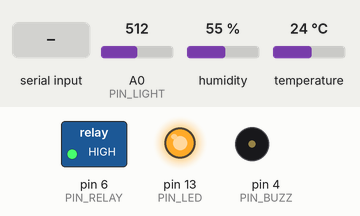
The sketch below on a simulated Arduino Uno, built with avr-gcc and run on an emulated ATmega328P. Shown: switched loads named in the sketch (green lamp = pin HIGH), output pins drawn as LEDs (lit = HIGH), buzzer (waves = sounding, pin HIGH). Dashed ring = blinking. The inputs (shaded band) are chosen by the test bench; at power-on: temperature 24 °C, A0 (PIN_LIGHT) = 512, humidity 55 %. The modem accepts every AT command (registered, SIM ready, sends succeed) and sends nothing else; what the sketch prints to the serial monitor is not drawn.

Above: at 1.2 s.
1.3 s: temperature set to 28 °C
5.5 s: temperature set to 31 °C
At 7.2 s:
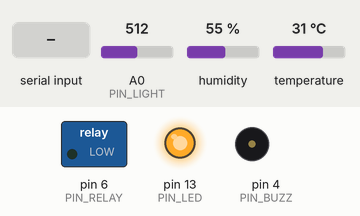
7.5 s: temperature set to 34 °C
11.5 s: temperature set to 37 °C
At 16.2 s:
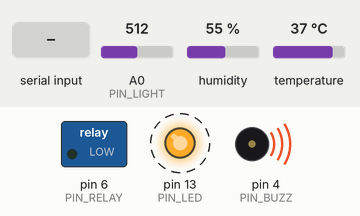
17.9 s: "0" received over Serial
At 19.4 s:
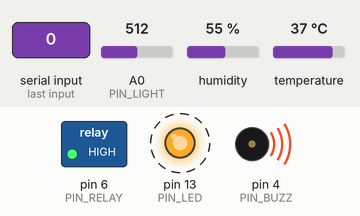
21.4 s: "FAIL" received over Serial
At 23.4 s:
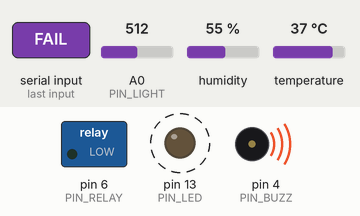
Timing chart, 0 to 25.9 s (numbered marks = the images above; inputs shaded):
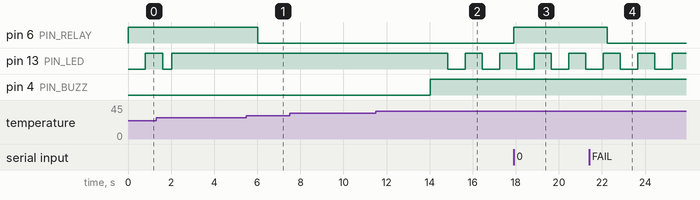

The sketch:

IoT_Super.ino
```cpp
/* =====================================================================
 * 创乐博 CLB · Arduino UNO R3 IOT SUPER
 * 物联网最小系统：温湿度 + 光照上云 / 超温自动散热 / 本地声光报警
 * ---------------------------------------------------------------------
 * 接线：D7 DHT11 | A0 光敏AO | D6 继电器 | D4 蜂鸣器
 *       D2←ESP TXD | D3→ESP RXD | D13 板载状态灯 | 全部共地
 * 平台：ThingSpeak（HTTP 80 端口，免 HTTPS；免费版间隔 ≥15s）
 * 依赖：DHT sensor library (Adafruit) + Adafruit Unified Sensor
 * 指令：1 继电器吸合 / 0 断开 / a 恢复自动 / m 静音切换
 * 注意：上传走 D0/D1，与软串口 D2/D3 互不干扰，烧录无需拔线
 * ===================================================================== */

#include <SoftwareSerial.h>
#include <DHT.h>

/* ---------------- 1. 引脚 ---------------- */
#define PIN_DHT    7      // DHT11 数据
#define PIN_RELAY  6      // 继电器 IN（低电平吸合；若为高电平触发，互换 LOW/HIGH）
#define PIN_BUZZ   4      // 有源蜂鸣器 IN（高电平响）
#define PIN_LIGHT  A0     // 光敏模块 AO
#define PIN_LED    13     // 板载 LED，状态指示
#define ESP_RX     2      // UNO 收 ← ESP 的 TXD
#define ESP_TX     3      // UNO 发 → ESP 的 RXD

/* ---------------- 2. 必须修改：网络与平台 ---------------- */
const char* WIFI_SSID = "你的WiFi名称";          // 仅 2.4GHz，不支持 5G
const char* WIFI_PASS = "你的WiFi密码";
const char* TS_KEY    = "你的ThingSpeak写APIKey";  // Write API Key，不是 Read

/* ---------------- 3. 周期与阈值 ---------------- */
#define ESP_BAUD 9600                  // 需先用 AT+UART_DEF=9600,8,1,0,0 改速
const unsigned long READ_MS    = 2000;   // 采样周期（DHT11 ≥1s，留余量）
const unsigned long UPLOAD_MS  = 20000;  // 上传周期（ThingSpeak 下限 15s）
const unsigned long WIFI_RETRY = 15000;  // 断网重试间隔
const float FAN_ON  = 30.0;              // ≥30℃ 开风扇（继电器吸合）
const float FAN_OFF = 28.0;              // ≤28℃ 关风扇（2℃ 回差防抖）
const float ALARM_T = 35.0;              // ≥35℃ 蜂鸣器长鸣

SoftwareSerial esp(ESP_RX, ESP_TX);
DHT dht(PIN_DHT, DHT11);

float temp = NAN, humi = NAN;            // 最近一次有效读数
int   lightPct = 0;                      // 亮度 0~100（近似）
bool  fanOn = false, manual = false, muted = false, online = false;
unsigned long tRead = 0, tUp = 0, tRetry = 0;

/* ---------------- 4. ESP-01 AT 指令底层 ---------------- */

// 在 timeout 毫秒内等待应答出现 expect；出现 ERROR/FAIL 立即失败
bool atWait(const char* expect, unsigned int timeout = 2000) {
  String buf;
  unsigned long t0 = millis();
  while (millis() - t0 < timeout) {
    while (esp.available()) {
      buf += (char)esp.read();
      if (buf.indexOf(expect) >= 0) return true;              // 命中期望关键字
      if (buf.indexOf("ERROR") >= 0 || buf.indexOf("FAIL") >= 0) {
        Serial.print(F("[ESP] ")); Serial.println(buf);       // 打印原始应答便于排障
        return false;
      }
      if (buf.length() > 300) buf.remove(0, 150);             // 防长响应吃满 2KB SRAM
    }
  }
  Serial.print(F("[ESP] 超时: ")); Serial.println(expect);
  return false;
}

// 清残留 → 发一条 AT 指令 → 等应答
bool atCmd(const String& cmd, const char* expect, unsigned int timeout = 2000) {
  while (esp.available()) esp.read();   // 丢掉上一轮残留，避免误匹配
  esp.println(cmd);
  return atWait(expect, timeout);
}

// 联网：心跳 → 关回显 → STA 模式 → 单连接 → 连路由器
bool wifiJoin() {
  if (!atCmd("AT", "OK", 1500)) return false;   // 模块活着吗
  atCmd("ATE0", "OK");                          // 关回显，应答更干净
  atCmd("AT+CWMODE=1", "OK");                   // 1 = STA 客户端
  atCmd("AT+CIPMUX=0", "OK");                   // 0 = 单连接
  String c = String("AT+CWJAP=\"") + WIFI_SSID + "\",\"" + WIFI_PASS + "\"";
  return atCmd(c, "OK", 20000);                 // 联网最长等 20s
}

// 上传一帧数据到 ThingSpeak（4 个字段）
bool upload() {
  String req = String("GET /update?api_key=") + TS_KEY;
  req += "&field1=" + String(temp, 1);            // 温度，1 位小数
  req += "&field2=" + String(humi, 1);            // 湿度
  req += "&field3=" + String(lightPct);           // 光照
  req += "&field4=" + String(fanOn ? 1 : 0);      // 风扇状态
  req += " HTTP/1.1\r\nHost: api.thingspeak.com\r\nConnection: close\r\n\r\n";

  if (!atCmd("AT+CIPSTART=\"TCP\",\"api.thingspeak.com\",80", "OK", 8000))
    return false;                                  // 建 TCP 连接
  if (!atCmd("AT+CIPSEND=" + String(req.length()), ">", 3000))
    return false;                                  // 声明字节数，等 '>' 提示
  esp.print(req);                                  // 发 HTTP 请求
  if (!atWait("SEND OK", 8000)) return false;      // 发送完成
  atCmd("AT+CIPCLOSE", "OK", 3000);                // 收尾（服务器可能已断开，忽略返回值）
  return true;
}

/* ---------------- 5. 采集与本地控制 ---------------- */

// 读 DHT11 + 光敏；DHT11 读失败时保留上次有效值
void readSensors() {
  float h = dht.readHumidity();
  float t = dht.readTemperature();
  if (!isnan(h) && !isnan(t)) { humi = h; temp = t; }

  int raw = analogRead(PIN_LIGHT);
  lightPct = map(raw, 0, 1023, 0, 100);   // 若你的模块方向相反，改为 100 - map(...)

  Serial.print(F("T="));   Serial.print(temp, 1);  Serial.print(F("C  "));
  Serial.print(F("H="));   Serial.print(humi, 0);  Serial.print(F("%  "));
  Serial.print(F("L="));   Serial.print(lightPct); Serial.print(F("%  "));
  Serial.print(F("风扇=")); Serial.println(fanOn ? F("ON") : F("OFF"));
}

// 回差控制：≥FAN_ON 吸合，≤FAN_OFF 释放，中间保持
void fanTask() {
  if (manual || isnan(temp)) return;               // 手动模式不干预
  if (!fanOn && temp >= FAN_ON)  fanOn = true;
  if ( fanOn && temp <= FAN_OFF) fanOn = false;
  digitalWrite(PIN_RELAY, fanOn ? LOW : HIGH);     // 低电平吸合
}

// 超过报警温度且未静音时蜂鸣
void buzzTask() {
  digitalWrite(PIN_BUZZ, (!muted && temp > ALARM_T) ? HIGH : LOW);
}

// 状态灯：在线常亮 / 离线快闪 / 报警慢闪
void ledTask() {
  static unsigned long t = 0;
  static bool phase = false;
  if (online && temp <= ALARM_T) { digitalWrite(PIN_LED, HIGH); return; }
  unsigned long gap = online ? 800 : 150;
  if (millis() - t >= gap) { t = millis(); phase = !phase; digitalWrite(PIN_LED, phase); }
}

// 串口指令：1 开 / 0 关 / a 自动 / m 静音
void serialTask() {
  if (!Serial.available()) return;
  switch (Serial.read()) {
    case '1': manual = true; fanOn = true;  digitalWrite(PIN_RELAY, LOW);
              Serial.println(F("[手动] 继电器 ON"));  break;
    case '0': manual = true; fanOn = false; digitalWrite(PIN_RELAY, HIGH);
              Serial.println(F("[手动] 继电器 OFF")); break;
    case 'a': case 'A': manual = false;
              Serial.println(F("[自动] 回差控制已恢复")); break;
    case 'm': case 'M': muted = !muted;
              Serial.println(muted ? F("[静音] 开") : F("[静音] 关")); break;
  }
}

/* ---------------- 6. 初始化与主循环 ---------------- */

void setup() {
  Serial.begin(115200);
  pinMode(PIN_LED, OUTPUT);
  pinMode(PIN_RELAY, OUTPUT); digitalWrite(PIN_RELAY, HIGH);  // 上电默认断开
  pinMode(PIN_BUZZ, OUTPUT);  digitalWrite(PIN_BUZZ, LOW);
  dht.begin();
  esp.begin(ESP_BAUD);

  tRetry = millis() - WIFI_RETRY;   // 无符号回绕，使第一轮立即尝试联网
  Serial.println(F("== 创乐博 UNO R3 IOT SUPER · 物联网最小系统 =="));
  Serial.println(F("指令: 1开 0关 a自动 m静音"));
}

void loop() {
  ledTask();
  serialTask();
  buzzTask();

  if (millis() - tRead >= READ_MS) {   // 定时采样 + 自动控制
    tRead = millis();
    readSensors();
    fanTask();
  }

  if (!online) {                        // 断网：按间隔重连
    if (millis() - tRetry >= WIFI_RETRY) {
      tRetry = millis();
      Serial.println(F("[WiFi] 连接中…"));
      online = wifiJoin();
      Serial.println(online ? F("[WiFi] 成功") : F("[WiFi] 失败，稍后重试"));
    }
  } else if (millis() - tUp >= UPLOAD_MS) {   // 在线：定时上云
    tUp = millis();
    if (isnan(temp)) {
      Serial.println(F("[上云] 温湿度无效，本轮跳过"));
    } else if (upload()) {
      Serial.print(F("[上云] OK  T=")); Serial.println(temp, 1);
    } else {
      Serial.println(F("[上云] 失败，转入重连"));
      online = false;                 // 下次循环重新走联网流程
    }
  }

  delay(5);                           // 让出时间给软串口收数据
}
```

Measured:
- the behaviour switches between 29 and 30 °C on temperature (found by bisection; images 0 and 1)
- the behaviour switches between 35 and 36 °C on temperature (found by bisection; images 1 and 2)
- after the input at 5.5 s, pin 6 (PIN_RELAY): HIGH → LOW after 0.53 s
- after the input at 7.5 s, every drawn part: stays the same
- after the input at 11.5 s, pin 13 (PIN_LED): alternates HIGH for 0.80 s and LOW for 0.80 s, starting after 3.3 s; pin 4 (PIN_BUZZ): LOW → HIGH after 2.5 s
- after the input at 17.9 s, pin 6 (PIN_RELAY): LOW → HIGH at once
- after the input at 21.4 s, pin 6 (PIN_RELAY): HIGH → LOW after 0.85 s
